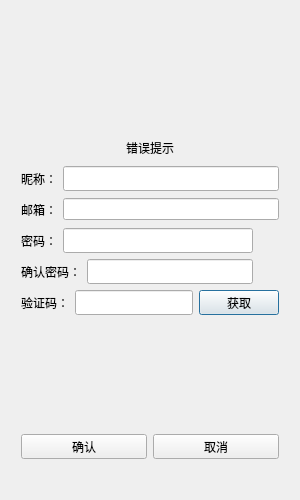
<?xml version="1.0" encoding="UTF-8"?>
<ui version="4.0">
 <class>RegisterDialog</class>
 <widget class="QDialog" name="RegisterDialog">
  <property name="geometry">
   <rect>
    <x>0</x>
    <y>0</y>
    <width>300</width>
    <height>500</height>
   </rect>
  </property>
  <property name="minimumSize">
   <size>
    <width>300</width>
    <height>500</height>
   </size>
  </property>
  <property name="maximumSize">
   <size>
    <width>300</width>
    <height>500</height>
   </size>
  </property>
  <property name="windowTitle">
   <string>Dialog</string>
  </property>
  <layout class="QVBoxLayout" name="verticalLayout_2">
   <item>
    <widget class="QStackedWidget" name="StackedWidget">
     <property name="currentIndex">
      <number>0</number>
     </property>
     <widget class="QWidget" name="page1" native="true">
      <layout class="QVBoxLayout" name="verticalLayout">
       <property name="leftMargin">
        <number>10</number>
       </property>
       <property name="topMargin">
        <number>10</number>
       </property>
       <property name="rightMargin">
        <number>10</number>
       </property>
       <property name="bottomMargin">
        <number>10</number>
       </property>
       <item>
        <spacer name="verticalSpacer_2">
         <property name="orientation">
          <enum>Qt::Vertical</enum>
         </property>
         <property name="sizeType">
          <enum>QSizePolicy::MinimumExpanding</enum>
         </property>
         <property name="sizeHint" stdset="0">
          <size>
           <width>20</width>
           <height>40</height>
          </size>
         </property>
        </spacer>
       </item>
       <item>
        <widget class="QLabel" name="err_tip">
         <property name="minimumSize">
          <size>
           <width>0</width>
           <height>25</height>
          </size>
         </property>
         <property name="maximumSize">
          <size>
           <width>16777215</width>
           <height>25</height>
          </size>
         </property>
         <property name="text">
          <string>错误提示</string>
         </property>
         <property name="alignment">
          <set>Qt::AlignCenter</set>
         </property>
        </widget>
       </item>
       <item>
        <layout class="QHBoxLayout" name="horizontalLayout_7">
         <item>
          <widget class="QLabel" name="name_label">
           <property name="minimumSize">
            <size>
             <width>0</width>
             <height>25</height>
            </size>
           </property>
           <property name="maximumSize">
            <size>
             <width>16777215</width>
             <height>25</height>
            </size>
           </property>
           <property name="text">
            <string>昵称：</string>
           </property>
          </widget>
         </item>
         <item>
          <widget class="QLineEdit" name="name_edit">
           <property name="minimumSize">
            <size>
             <width>0</width>
             <height>25</height>
            </size>
           </property>
           <property name="maximumSize">
            <size>
             <width>16777215</width>
             <height>25</height>
            </size>
           </property>
          </widget>
         </item>
        </layout>
       </item>
       <item>
        <layout class="QHBoxLayout" name="horizontalLayout_6">
         <item>
          <widget class="QLabel" name="email_label">
           <property name="minimumSize">
            <size>
             <width>0</width>
             <height>25</height>
            </size>
           </property>
           <property name="maximumSize">
            <size>
             <width>16777215</width>
             <height>25</height>
            </size>
           </property>
           <property name="text">
            <string>邮箱：</string>
           </property>
          </widget>
         </item>
         <item>
          <widget class="QLineEdit" name="email_edit"/>
         </item>
        </layout>
       </item>
       <item>
        <layout class="QHBoxLayout" name="horizontalLayout_5">
         <item>
          <widget class="QLabel" name="passwd_label">
           <property name="minimumSize">
            <size>
             <width>0</width>
             <height>25</height>
            </size>
           </property>
           <property name="maximumSize">
            <size>
             <width>16777215</width>
             <height>25</height>
            </size>
           </property>
           <property name="text">
            <string>密码：</string>
           </property>
          </widget>
         </item>
         <item>
          <widget class="QLineEdit" name="passwd_edit">
           <property name="minimumSize">
            <size>
             <width>0</width>
             <height>25</height>
            </size>
           </property>
           <property name="maximumSize">
            <size>
             <width>16777215</width>
             <height>25</height>
            </size>
           </property>
          </widget>
         </item>
         <item>
          <widget class="ClickedLabel" name="passwd_visible">
           <property name="minimumSize">
            <size>
             <width>20</width>
             <height>20</height>
            </size>
           </property>
           <property name="maximumSize">
            <size>
             <width>20</width>
             <height>20</height>
            </size>
           </property>
           <property name="text">
            <string/>
           </property>
          </widget>
         </item>
        </layout>
       </item>
       <item>
        <layout class="QHBoxLayout" name="horizontalLayout">
         <item>
          <widget class="QLabel" name="confirm_label">
           <property name="minimumSize">
            <size>
             <width>0</width>
             <height>25</height>
            </size>
           </property>
           <property name="maximumSize">
            <size>
             <width>16777215</width>
             <height>25</height>
            </size>
           </property>
           <property name="text">
            <string>确认密码：</string>
           </property>
          </widget>
         </item>
         <item>
          <widget class="QLineEdit" name="confirm_edit">
           <property name="minimumSize">
            <size>
             <width>0</width>
             <height>25</height>
            </size>
           </property>
           <property name="maximumSize">
            <size>
             <width>16777215</width>
             <height>25</height>
            </size>
           </property>
          </widget>
         </item>
         <item>
          <widget class="ClickedLabel" name="confirm_visible">
           <property name="minimumSize">
            <size>
             <width>20</width>
             <height>20</height>
            </size>
           </property>
           <property name="maximumSize">
            <size>
             <width>20</width>
             <height>20</height>
            </size>
           </property>
           <property name="text">
            <string/>
           </property>
          </widget>
         </item>
        </layout>
       </item>
       <item>
        <layout class="QHBoxLayout" name="horizontalLayout_3">
         <item>
          <widget class="QLabel" name="verify_label">
           <property name="minimumSize">
            <size>
             <width>0</width>
             <height>25</height>
            </size>
           </property>
           <property name="maximumSize">
            <size>
             <width>16777215</width>
             <height>25</height>
            </size>
           </property>
           <property name="text">
            <string>验证码：</string>
           </property>
          </widget>
         </item>
         <item>
          <widget class="QLineEdit" name="verify_edit">
           <property name="minimumSize">
            <size>
             <width>0</width>
             <height>25</height>
            </size>
           </property>
           <property name="maximumSize">
            <size>
             <width>16777215</width>
             <height>25</height>
            </size>
           </property>
          </widget>
         </item>
         <item>
          <widget class="TimerBtn" name="get_verfiy_btn">
           <property name="minimumSize">
            <size>
             <width>0</width>
             <height>25</height>
            </size>
           </property>
           <property name="maximumSize">
            <size>
             <width>16777215</width>
             <height>25</height>
            </size>
           </property>
           <property name="text">
            <string>获取</string>
           </property>
          </widget>
         </item>
        </layout>
       </item>
       <item>
        <spacer name="verticalSpacer">
         <property name="orientation">
          <enum>Qt::Vertical</enum>
         </property>
         <property name="sizeHint" stdset="0">
          <size>
           <width>20</width>
           <height>40</height>
          </size>
         </property>
        </spacer>
       </item>
       <item>
        <layout class="QHBoxLayout" name="horizontalLayout_4">
         <item>
          <widget class="QPushButton" name="ensure_btn">
           <property name="minimumSize">
            <size>
             <width>0</width>
             <height>25</height>
            </size>
           </property>
           <property name="maximumSize">
            <size>
             <width>16777215</width>
             <height>25</height>
            </size>
           </property>
           <property name="text">
            <string>确认</string>
           </property>
          </widget>
         </item>
         <item>
          <widget class="QPushButton" name="cancel_btn">
           <property name="minimumSize">
            <size>
             <width>0</width>
             <height>25</height>
            </size>
           </property>
           <property name="maximumSize">
            <size>
             <width>16777215</width>
             <height>25</height>
            </size>
           </property>
           <property name="text">
            <string>取消</string>
           </property>
          </widget>
         </item>
        </layout>
       </item>
       <item>
        <spacer name="verticalSpacer_3">
         <property name="orientation">
          <enum>Qt::Vertical</enum>
         </property>
         <property name="sizeType">
          <enum>QSizePolicy::Preferred</enum>
         </property>
         <property name="sizeHint" stdset="0">
          <size>
           <width>20</width>
           <height>20</height>
          </size>
         </property>
        </spacer>
       </item>
      </layout>
     </widget>
     <widget class="QWidget" name="page2">
      <layout class="QVBoxLayout" name="verticalLayout_3">
       <item>
        <spacer name="verticalSpacer_6">
         <property name="orientation">
          <enum>Qt::Vertical</enum>
         </property>
         <property name="sizeHint" stdset="0">
          <size>
           <width>20</width>
           <height>40</height>
          </size>
         </property>
        </spacer>
       </item>
       <item>
        <widget class="QLabel" name="tip_lb">
         <property name="text">
          <string>注册成功，5s后返回登录</string>
         </property>
         <property name="alignment">
          <set>Qt::AlignCenter</set>
         </property>
        </widget>
       </item>
       <item>
        <widget class="QLabel" name="label_2">
         <property name="text">
          <string>可点击返回按钮直接返回登录界面</string>
         </property>
         <property name="alignment">
          <set>Qt::AlignCenter</set>
         </property>
        </widget>
       </item>
       <item>
        <spacer name="verticalSpacer_5">
         <property name="orientation">
          <enum>Qt::Vertical</enum>
         </property>
         <property name="sizeHint" stdset="0">
          <size>
           <width>20</width>
           <height>40</height>
          </size>
         </property>
        </spacer>
       </item>
       <item>
        <layout class="QHBoxLayout" name="horizontalLayout_2">
         <item>
          <spacer name="horizontalSpacer">
           <property name="orientation">
            <enum>Qt::Horizontal</enum>
           </property>
           <property name="sizeHint" stdset="0">
            <size>
             <width>40</width>
             <height>20</height>
            </size>
           </property>
          </spacer>
         </item>
         <item>
          <widget class="QPushButton" name="re_login_btn">
           <property name="text">
            <string>返回登录</string>
           </property>
          </widget>
         </item>
         <item>
          <spacer name="horizontalSpacer_2">
           <property name="orientation">
            <enum>Qt::Horizontal</enum>
           </property>
           <property name="sizeHint" stdset="0">
            <size>
             <width>40</width>
             <height>20</height>
            </size>
           </property>
          </spacer>
         </item>
        </layout>
       </item>
       <item>
        <spacer name="verticalSpacer_4">
         <property name="orientation">
          <enum>Qt::Vertical</enum>
         </property>
         <property name="sizeHint" stdset="0">
          <size>
           <width>20</width>
           <height>40</height>
          </size>
         </property>
        </spacer>
       </item>
      </layout>
     </widget>
    </widget>
   </item>
  </layout>
 </widget>
 <customwidgets>
  <customwidget>
   <class>TimerBtn</class>
   <extends>QPushButton</extends>
   <header>timerbtn.h</header>
  </customwidget>
  <customwidget>
   <class>ClickedLabel</class>
   <extends>QLabel</extends>
   <header>clickedlabel.h</header>
  </customwidget>
 </customwidgets>
 <resources/>
 <connections/>
</ui>
